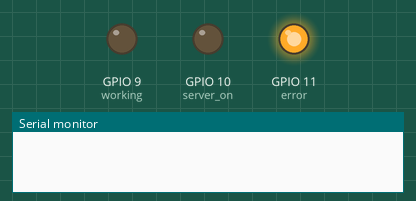
This sketch was run on a simulated ESP32-S3. Parts: output pins drawn as LEDs (lit = HIGH), the last lines printed to the serial monitor. WiFi joins after 1.5 s; servers stay silent unless stated; storage starts empty.

Above: at 0.0 s.
At 20.1 s:
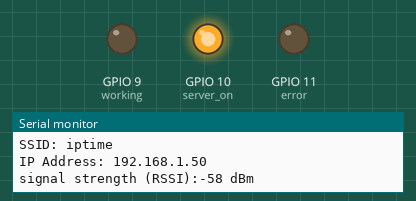
Timing chart, 0 to 21.6 s (numbered marks = the images above):
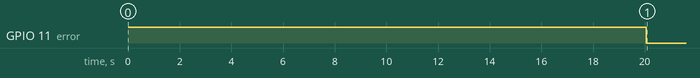

The sketch:

wifi-tcp.ino
```cpp
/*
 Chat  Server

 A simple server that distributes any incoming messages to all
 connected clients.  To use telnet to  your device's IP address and type.
 You can see the client's input in the serial monitor as well.

 This example is written for a network using WPA encryption. For
 WEP or WPA, change the Wifi.begin() call accordingly.


 Circuit:
 * WiFi shield attached

 created 18 Dec 2009
 by David A. Mellis
 modified 31 May 2012
 by Tom Igoe

 */

#include <SPI.h>
#include <WiFi.h>

#include <SD.h>

char ssid[] = "iptime"; //  your network SSID (name)
//char pass[] = "secretPassword";    // your network password (use for WPA, or use as key for WEP)

int keyIndex = 0;            // your network key Index number (needed only for WEP)

int status = WL_IDLE_STATUS;
String data;
WiFiServer server(23);
char packetBuffer[1024];
boolean alreadyConnected = false; // whether or not the client was connected previously
File myFile;
void setup() {
  pinMode(11, OUTPUT); //error
  pinMode(10, OUTPUT); //server on
  pinMode(9, OUTPUT); //working
  //Initialize serial and wait for port to open:
  Serial.begin(9600);

  digitalWrite(11, HIGH);
  digitalWrite(10, LOW);
  digitalWrite(9, LOW);
  while (!Serial) {
    ; // wait for serial port to connect. Needed for Leonardo only
  }
  Serial.print("Initializing SD card...");

    if (!SD.begin(4)) {
    Serial.println("initialization failed!");
    return;
  }

  Serial.println("initialization done.");
  // check for the presence of the shield:
  if (WiFi.status() == WL_NO_SHIELD) {
    Serial.println("WiFi shield not present");
    // don't continue:
    while (true);
  }

  String fv = WiFi.firmwareVersion();
  if ( fv != "1.1.0" )
    Serial.println("Please upgrade the firmware");

  // attempt to connect to Wifi network:
  while ( status != WL_CONNECTED) {
    Serial.print("Attempting to connect to SSID: ");
    Serial.println(ssid);
    // Connect to WPA/WPA2 network. Change this line if using open or WEP network:
    status = WiFi.begin(ssid);

    // wait 10 seconds for connection:
    delay(10000);

  }


  // start the server:
  server.begin();
  // you're connected now, so print out the status:
  printWifiStatus();


}


void loop() {
  // wait for a new client:
  WiFiClient client = server.available();

  // when the client sends the first byte, say hello:
  if (client) {
    if (!alreadyConnected) {
      // clead out the input buffer:
      client.flush();
      Serial.println("We have a new client");

      alreadyConnected = true;
    }

    if (client.available() > 0) {
      // read the bytes incoming from the client:
      //delay(100);
      char thisChar = client.read();

      //Serial.print(thisChar);
      // echo the bytes back to the client:
      //server.write(thisChar);
      // echo the bytes to the server as well:

       myFile = SD.open("receive.txt", FILE_WRITE);
       if (myFile) {

      if(thisChar !='\n')
      {
       data += thisChar;
      }if(thisChar == '\n'){
        myFile.println(data);
        Serial.println(data);
        digitalWrite(9, HIGH);
         // close the file:
        // Serial.println("done.");
        //Serial.println("done.");
        Serial.print("Writing to receive.txt...\n");
        data=" ";
      }

      client.println("done. ");
      myFile.close();
      digitalWrite(10, LOW);
      digitalWrite(9, LOW);
     } else {
    // if the file didn't open, print an error:
    Serial.println("error opening receive.txt");
    myFile.close();
  }
      }

    }
  }


void printWifiStatus() {
  // print the SSID of the network you're attached to:
  Serial.print("SSID: ");
  Serial.println(WiFi.SSID());

  // print your WiFi shield's IP address:
  IPAddress ip = WiFi.localIP();
  Serial.print("IP Address: ");
  Serial.println(ip);

  // print the received signal strength:
  long rssi = WiFi.RSSI();
  Serial.print("signal strength (RSSI):");
  Serial.print(rssi);
  Serial.println(" dBm");
  digitalWrite(10, HIGH);
  digitalWrite(11, LOW);
}
```
